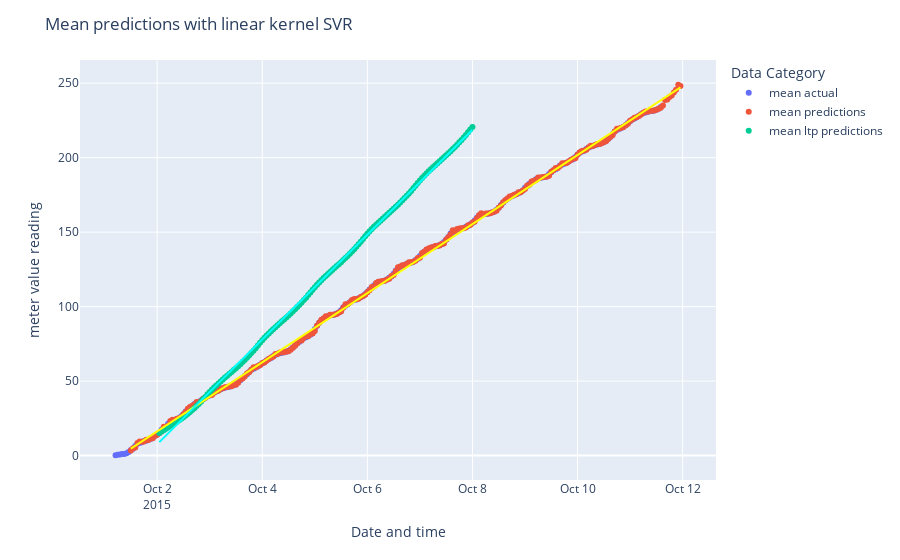

The code cell stored with this chart in its notebook:
### Code cell
fig = px.scatter()
# plot points form actual dataset
fig.add_trace(go.Scatter(x=truth.index, y=truth['meter_value'].tolist(),
                           mode='markers',
                           name='mean actual'))
# plot points from hourly linear regression prediction 
fig.add_trace(go.Scatter(x=mean_timestamps, y=mean_predictions,
                           mode='markers',
                           name='mean predictions'))
# plot points from hourly linear regression prediction 
fig.add_trace(go.Scatter(x=mean_ltp_timestamps, y=mean_ltp_predictions,
                           mode='markers',
                           name='mean ltp predictions'))

# get ols trendline from predictions
fig_t = px.scatter(x=mean_timestamps, y=mean_predictions, trendline='ols')
trendline = fig_t.data[1]
# overlay ols trendline with scattered results
fig.add_trace(go.Scatter(trendline,
                          mode='lines',
                          line=dict(color="Yellow"),
                          name='predictions line'))

# get ols trendline from ltp predictions
fig_t = px.scatter(x=mean_ltp_timestamps, y=mean_ltp_predictions, trendline='ols')
trendline = fig_t.data[1]
# overlay ols trendline with scattered results
fig.add_trace(go.Scatter(trendline,
                          mode='lines',
                          line=dict(color="Cyan"),
                          name='ltp predictions line'))

fig.update_layout(
    title='Mean predictions with linear kernel SVR',
    xaxis_title='Date and time',
    yaxis_title='meter value reading',
    legend_title='Data Category',
    showlegend=True
)
fig.show()

### Figure 1 — Plotly figure (JSON) as saved in the notebook; plotly's stock layout.template omitted (floating-point values rounded to 4 significant figures; data arrays with more than 128 entries replaced by an {"elided": "..."} marker saying what was removed)
{"data": [{"mode": "markers", "name": "mean actual", "type": "scatter", "x": {"elided": "250 str values"}, "y": {"elided": "250 float values"}}, {"mode": "markers", "name": "mean predictions", "type": "scatter", "x": {"elided": "252 str values"}, "y": {"elided": "252 float values"}}, {"mode": "markers", "name": "mean ltp predictions", "type": "scatter", "x": {"elided": "144 str values"}, "y": {"elided": "144 float values"}}, {"hovertemplate": "<b>OLS trendline</b><br>y = 0.000268289 * x + -387324<br>R<sup>2</sup>=0.999333<br><br>x=%{x}<br>y=%{y} <b>(trend)</b><extra></extra>", "legendgroup": "", "line": {"color": "Yellow"}, "marker": {"color": "#636efa", "symbol": "circle"}, "mode": "lines", "name": "predictions line", "showlegend": false, "type": "scatter", "x": {"elided": "252 str values"}, "xaxis": "x", "y": {"elided": "252 float values"}, "yaxis": "y"}, {"hovertemplate": "<b>OLS trendline</b><br>y = 0.000407343 * x + -588091<br>R<sup>2</sup>=0.999474<br><br>x=%{x}<br>y=%{y} <b>(trend)</b><extra></extra>", "legendgroup": "", "line": {"color": "Cyan"}, "marker": {"color": "#636efa", "symbol": "circle"}, "mode": "lines", "name": "ltp predictions line", "showlegend": false, "type": "scatter", "x": {"elided": "144 str values"}, "xaxis": "x", "y": {"elided": "144 float values"}, "yaxis": "y"}], "layout": {"legend": {"title": {"text": "Data Category"}, "tracegroupgap": 0}, "margin": {"t": 60}, "showlegend": true, "title": {"text": "Mean predictions with linear kernel SVR"}, "xaxis": {"anchor": "y", "domain": [0, 1], "title": {"text": "Date and time"}}, "yaxis": {"anchor": "x", "domain": [0, 1], "title": {"text": "meter value reading"}}}}
